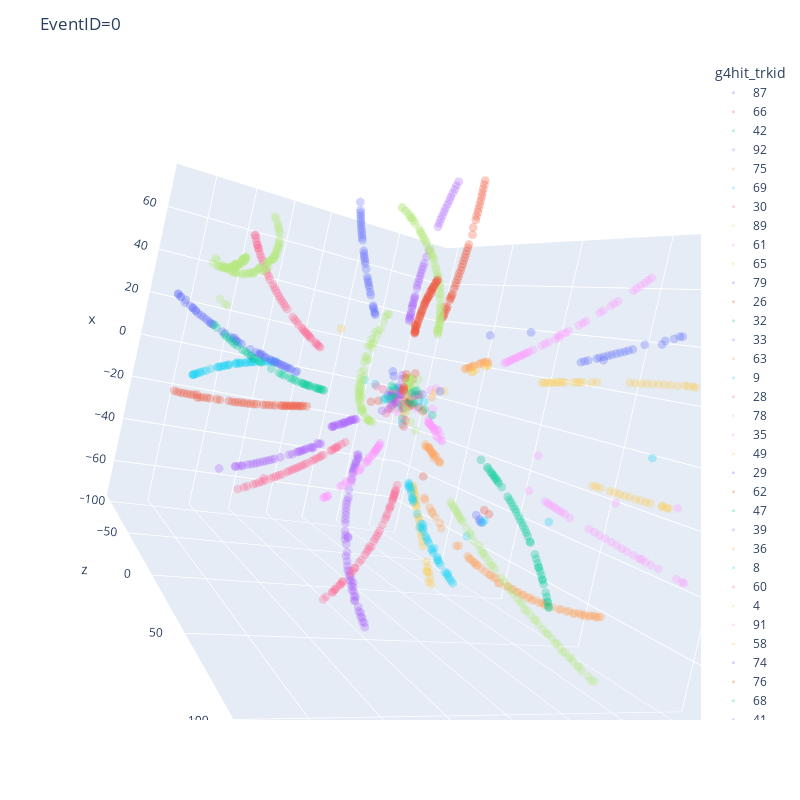

The code cell stored with this chart in its notebook:
### Code cell
## Interactive 3D Scatter. 
## try: single click or double click the detector type in the legend.

fig = px.scatter_3d(df, x='x', y='y', z='z', color='g4hit_trkid', opacity=0.3)#, symbol='D')
fig.update_traces(marker_size=3)
fig.update_layout(title=f"event {event_id}", width=800, height=800)
camera = dict(
    up=dict(x=1, y=0, z=0),
    center=dict(x=0, y=0, z=0),
    eye=dict(x=1.25, y=1.25, z=1.25)
)
fig.update_layout(scene_camera=camera, title=f"EventID={event_id}")
fig.update_layout(legend_traceorder="normal")
fig.show()
